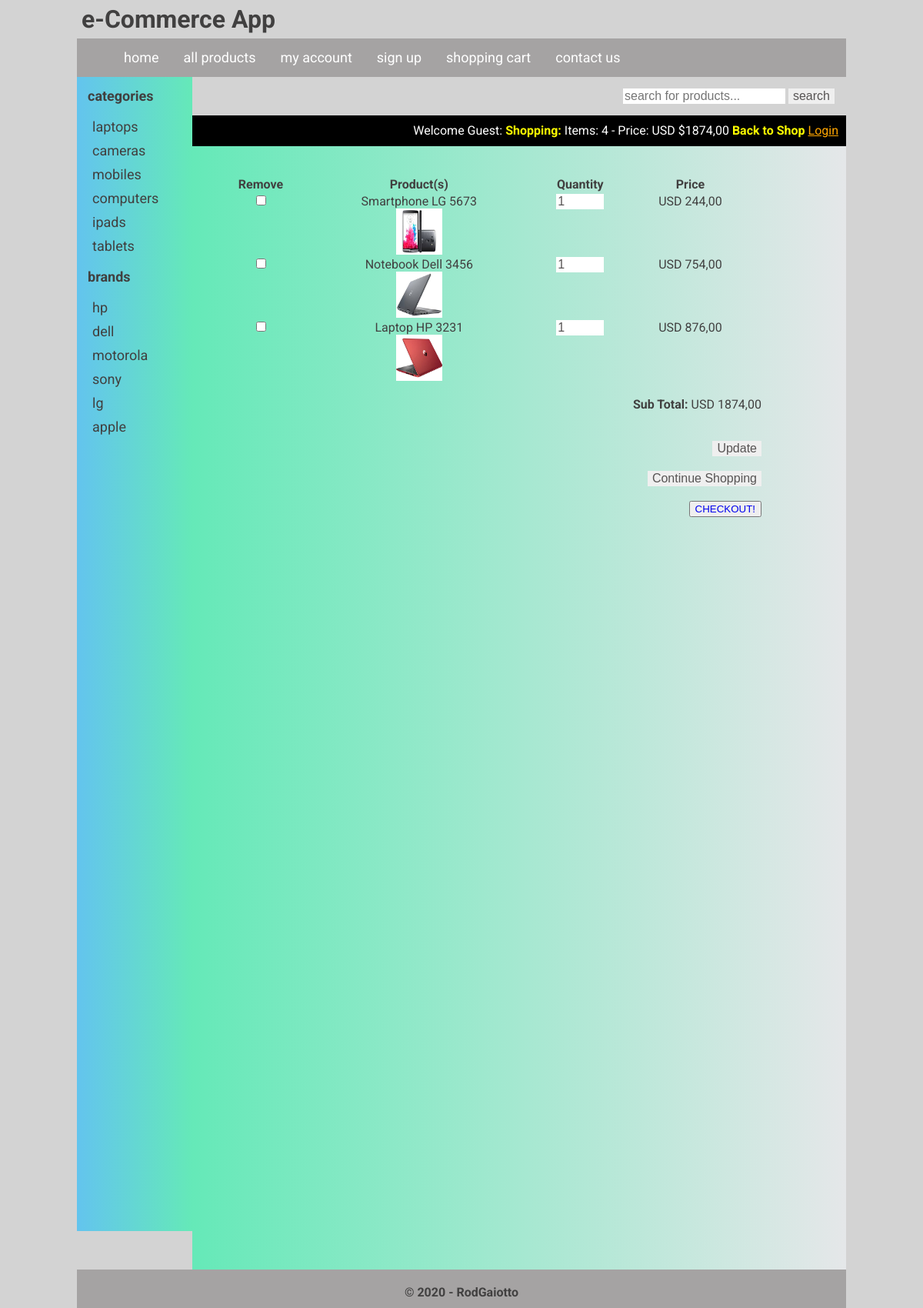
The app's page /cart.php with its own data.
### tables this page shows
CREATE TABLE `categories` (
  `cat_id` int(100) NOT NULL,
  `cat_title` text NOT NULL
);

CREATE TABLE `brands` (
  `brand_id` int(100) NOT NULL,
  `brand_title` text NOT NULL
);

CREATE TABLE `products` (
  `product_id` int(100) NOT NULL,
  `product_cat` int(100) NOT NULL,
  `product_brand` int(100) NOT NULL,
  `product_title` varchar(255) NOT NULL,
  `product_price` int(100) NOT NULL,
  `product_desc` text NOT NULL,
  `product_image` text NOT NULL,
  `product_keywords` text NOT NULL
);

### cart.php (the view, shortened to what this page needs)
<!DOCTYPE>
<?php
include("functions/functions.php");
?>
<html>
    <head>
        <link rel="stylesheet" href="styles/style.css" media="all" >
    </head>
<body>
<div class="main_wrapper">
    <div class="header_wrapper">
        <h1>e-Commerce App</h1>
    </div>
    <div class="menubar">
        <ul id="menu">
            <li><a href="index.php">home</a></li>
            <li><a href="all_products.php">all products</a></li>
            <li><a href="customer/my_account.php">my account</a></li>
            <li><a href="#">sign up</a></li>
            <li><a href="cart.php">shopping cart</a></li>
            <li><a href="#">contact us</a></li>
        </ul>
        <div id="form">
            <form method="get" action="results.php" enctype="multipart/form-data">
                <input type="text" name="user_query" placeholder="search for products...">
                <input type="submit" name="search" value="search" >
            </form>
        </div>
    </div>
    <div class="content_wrapper">
        <div id="sidebar">
            <div id="sidebar_title">categories</div>
                <ul id="cats">
                <?php getCats(); ?>
                </ul>
            <div id="sidebar_title">brands</div>
                <ul id="cats">
                <?php getBrands(); ?>
                </ul>
        </div>
        <div id="content_area">
            <div id="shopping_cart">
                <span style="float:right;margin-right:10px;margin-top:10px">
                <?php
					if(isset($_SESSION['customer_email'])){
					echo "<b>Welcome:</b>" . $_SESSION['customer_email'] . "<b style='color:yellow;'>Your</b>" ;
					}
					else {
					echo "Welcome Guest:";
					}
				?>
                <b style="color:yellow">Shopping: </b>
                Items: <?php total_items(); ?> - Price:  USD $<?php total_price(); ?>,00
                <a href="index.php" style="color:yellow;text-decoration:none"><b>Back to Shop</b></a>
                <?php
					if(!isset($_SESSION['customer_email'])){
					echo "<a href='checkout.php' style='color:orange;'>Login</a>";
					}
					else {
					echo "<a href='logout.php' style='color:orange;'>Logout</a>";
					}
					?>
                </span>
            </div>
            <div id="products_box">
                    <br><br>
                <form action="" method="post" enctype="multipart/form-data">
                    <table align="center" width="700">
                            <tr>
                                <th>Remove</th>
                                <th>Product(s)</th>
                                <th>Quantity</th>
                                <th>Price</th>
                            </tr>
                    <?php
                    $total = 0;
                    global $con;
                    $ip = getIp();
                    $sel_price = "select * from cart where ip_add='$ip'";
                    $run_price = mysqli_query($con, $sel_price);
                    while($p_price=mysqli_fetch_array($run_price)){
                        $pro_id = $p_price['p_id'];
                        $pro_price = "select * from products where product_id='$pro_id'";
                        $run_pro_price = mysqli_query($con, $pro_price);
                        while ($pp_price = mysqli_fetch_array($run_pro_price)){
                            $product_price = array($pp_price ['product_price']);
                            $product_title = $pp_price['product_title'];
                            $product_image = $pp_price['product_image'];
                            $single_price = $pp_price['product_price'];
                            $values = array_sum($product_price);
                            $total +=$values;
                    ?>
                    <tr align="center">
                        <td><input type="checkbox" name="remove[]" value="<?php echo $pro_id; ?>"></td>
                        <td><?php echo $product_title; ?><br>
                        <img src="admin_area/product_images/<?php echo $product_image; ?>" width="60" height="60">
                        </td>
                        <?php
                                $qty=1;
                            ?>
                        <td><input type="text" size="4" name="qty" value="<?php echo $qty; ?>"></td>
                        <td>USD <?php echo $single_price; ?>,00</td>
                    </tr>
                    <?php } } ?>
                    </table>
                    <br>
                    <p style="text-align:right;margin-right:70px"><b>Sub Total:</b> USD <?php echo $total; ?>,00</p>
                    <br><br>
                    <div align="right" style="margin-right:70px">
                    <input type="submit" name="update_cart" value="Update"><br><br>
                    <input type="submit" name="continue" value="Continue Shopping"><br><br>
                    <button><a href="checkout.php" style="text-decoration:none">CHECKOUT!</a></button>
                    </div>
                </form>
            </div>
        </div>
    </div>
    <div id="footer">
    <h4 style="text-align:center; padding-top:20px;">&copy; 2020 - RodGaiotto</h4>
    </div>
</div>
</body>
</html>

### functions/functions.php (shortened to what this page needs)
<?php
$con = mysqli_connect("localhost","root","","ecommerce");
function getIp() {
    $ip = $_SERVER['REMOTE_ADDR'];
    return $ip;
}
function total_items() {
    global $con;
    if(isset($_GET['add_cart'])){
        $ip = getIp();
        $get_items = "select * from cart where ip_add='$ip'";
        $run_items = mysqli_query($con, $get_items);
        $count_items = mysqli_num_rows($run_items);
    }
    else {
        $ip = getIp();
        $get_items = "select * from cart where ip_add='$ip'";
        $run_items = mysqli_query($con, $get_items);
        $count_items = mysqli_num_rows($run_items);
    }
        echo $count_items;
}
function total_price(){
    $total = 0;
    global $con;
    $ip = getIp();
    $sel_price = "select * from cart where ip_add='$ip'";
    $run_price = mysqli_query($con, $sel_price);
    while($p_price=mysqli_fetch_array($run_price)){
        $pro_id = $p_price['p_id'];
        $pro_price = "select * from products where product_id='$pro_id'";
        $run_pro_price = mysqli_query($con, $pro_price);
        while ($pp_price = mysqli_fetch_array($run_pro_price)){
            $product_price = array($pp_price ['product_price']);
            $values = array_sum($product_price);
            $total +=$values;
        }
    }
    echo $total;
}
function getCats(){
    global $con;
    $get_cats = "select * from categories";
    $run_cats = mysqli_query($con, $get_cats);
    while ($row_cats=mysqli_fetch_array($run_cats)){
            $cat_id = $row_cats['cat_id'];
            $cat_title = $row_cats['cat_title'];
            echo "<li><a href='index.php?cat=$cat_id'>$cat_title</a></li>";
    }
}
function getBrands(){
    global $con;
    $get_brands = "select * from brands";
    $run_brands = mysqli_query($con, $get_brands);
    while ($row_brands=mysqli_fetch_array($run_brands)){
            $brand_id = $row_brands['brand_id'];
            $brand_title = $row_brands['brand_title'];
            echo "<li><a href='index.php?brand=$brand_id'>$brand_title</a></li>";
    }
}
?>

### styles/style.css (style rules this page uses)
html, body, div, span, applet, object, iframe, h1, h2, h3, h4, h5, h6, p, blockquote, pre, a, abbr, acronym, address, big, cite, code, del, dfn, em, img, ins, kbd, q, s, samp, small, strike, strong, sub, sup, tt, var, b, u, i, center, dl, dt, dd, ol, ul, li, fieldset, form, label, legend, table, caption, tbody, tfoot, thead, tr, th, td, article, aside, canvas, details, embed, figure, figcaption, footer, header, hgroup, menu, nav, output, ruby, section, summary, time, mark, audio, video { margin: 0; padding: 0; border: 0; vertical-align: baseline; }
h1 { padding: 6px; }
body { background: lightgray; font-family: 'Roboto', sans-serif; color: rgb(65, 64, 64); }
.main_wrapper { width: 1000px; height: auto; margin: auto; }
.header_wrapper { width: 1000px; height: 50px; margin: auto; }
.menubar { width: 1000px; height: 50px; background: rgb(165, 163, 163); color: white; }
#menu { padding: 7; margin: 0; margin-left: 40px; line-height: 35px; float: left; }
#menu li { list-style: none; display: inline; }
#menu a { text-decoration: none; padding: 8px; margin: 6px; font-size: 18px; color: white; }
#form { float: right; padding: 15px; }
input { border: 0; font-size: 16px; color: rgb(87, 84, 84) ; }
.content_wrapper { width: 1000px; margin: auto; background: rgb(255, 255, 255); }
#content_area { width: 850px; height: 1500px; float: right; background: linear-gradient(90deg, rgb(101, 233, 184) 0%, rgb(229, 231, 233) 100%, rgba(0,255,168,0) 100%); }
#sidebar { width: 150px; height: 1500px; background: linear-gradient(90deg, rgb(99, 196, 238) 0%, rgb(101, 233, 184) 100%, rgba(0,255,168,0) 100%); float: left; }
#sidebar_title { font-size: 18px; padding: 14px; font-weight: bolder; }
#cats li { list-style: none; padding: 5px; }
#cats a { text-decoration: none; margin-left: 15px; font-size: 18px; color: rgb(65, 64, 64); }
#products_box { width: 780px; text-align: center; margin-left: 30px; margin-bottom: 10px; }
#shopping_cart { width: 850px; height: 40px; background: black; color: white; }
#footer { width: 1000px; height: 50px; background: rgb(165, 163, 163) ; clear: both; }

### records on screen
categories: cat_title "laptops"
categories: cat_title "cameras"
categories: cat_title "mobiles"
categories: cat_title "computers"
categories: cat_title "ipads"
categories: cat_title "tablets"
brands: brand_title "hp"
brands: brand_title "dell"
brands: brand_title "motorola"
brands: brand_title "sony"
brands: brand_title "lg"
brands: brand_title "apple"
products: product_title "Smartphone LG 5673", product_image (picture), qty "1", product_price "244"
products: product_title "Notebook Dell 3456", product_image (picture), qty "1", product_price "754"
products: product_title "Laptop HP 3231", product_image (picture), qty "1", product_price "876"

### other values on screen
$count_items "4"
$total "1874"
